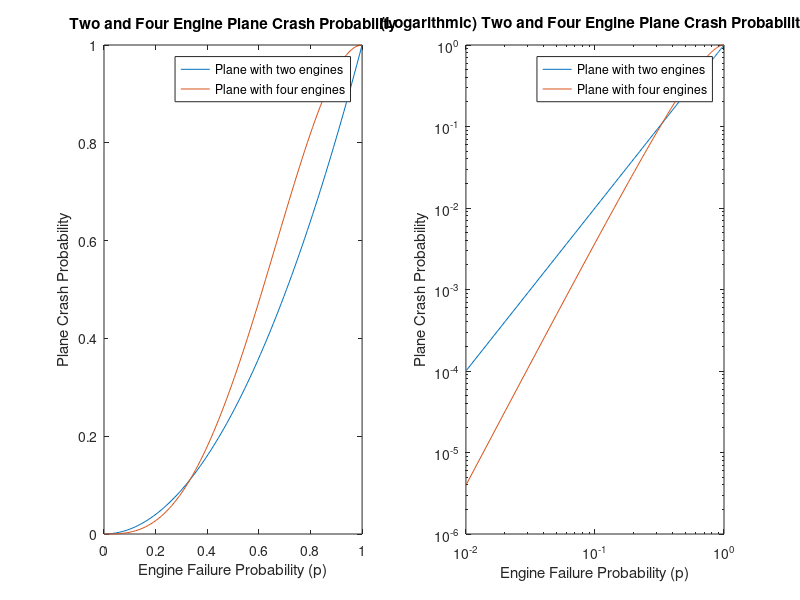

Write the MATLAB code that produced this figure.
p = linspace(0,1);

twoEnginesCrashProb = nchoosek(2,2) * p.^2;

fourEnginesCrashProb = 0;
for i=3:4 
    fourEnginesCrashProb = fourEnginesCrashProb + nchoosek(4,i) * p.^i .* (1-p).^(4-i);
end

figure(1);
subplot(1, 2, 1);
plot(p,twoEnginesCrashProb, p, fourEnginesCrashProb);
legend('Plane with two engines', 'Plane with four engines');
title('Two and Four Engine Plane Crash Probability');
xlabel('Engine Failure Probability (p)');
ylabel('Plane Crash Probability');

subplot(1, 2, 2);
loglog(p,twoEnginesCrashProb, p,fourEnginesCrashProb);
legend('Plane with two engines', 'Plane with four engines');
title('(Logarithmic) Two and Four Engine Plane Crash Probability');
xlabel('Engine Failure Probability (p)');
ylabel('Plane Crash Probability');